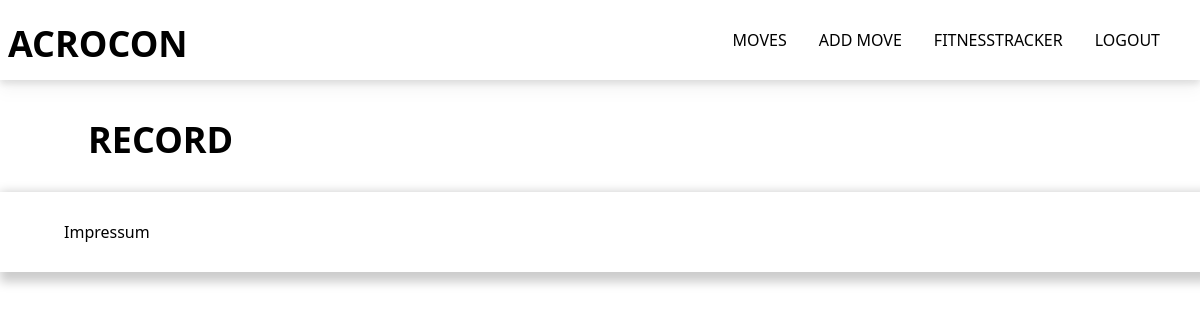
Page /tracker/record/ (signed in) on the earlier database version.
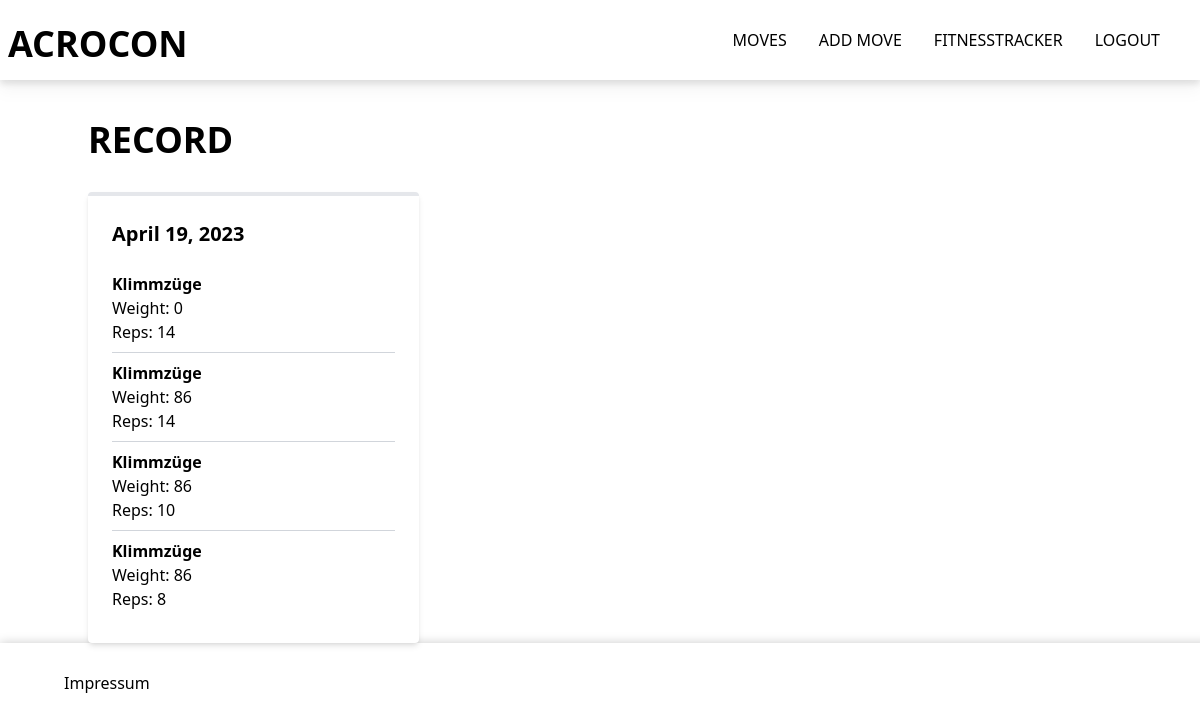
Same page on the later database version.
### tracker/models.py (models this page shows)
class Training(models.Model):
    userTraining = models.ForeignKey(
        User, default=None, on_delete=models.CASCADE, null=True)
    Date = models.DateField(default=datetime.date.today)
    def __str__(self):
        return str(self.Date)

class Set(models.Model):
    Excercise = models.ForeignKey(
        Excercise, default=None, on_delete=models.CASCADE)
    Training = models.ForeignKey(
        Training, default=None, on_delete=models.CASCADE)
    Weight = models.IntegerField()
    Reps = models.IntegerField()
    def __str__(self):
        return str(self.Excercise)+str(self.Training)

class Excercise(models.Model):
    author = models.ForeignKey(User, default=User, on_delete=models.CASCADE)
    Excercise = models.TextField()
    def __str__(self):
        return str(self.Excercise)

### tracker/views.py (the view)
# urls.py: path('record/', views.record, name='record'),
def record(request):
    if request.user.is_authenticated:
        trainings = Training.objects.filter(
            userTraining=request.user).order_by('Date')
        print(trainings)
        trainingDict = {}
        for i in trainings:
            trainingDict[i] = list(Set.objects.filter(Training=i))
        print("TRAINING DICT", trainingDict)
        return render(request, 'tracker/record.html', {'trainingDict': trainingDict})
    else:
        return render(request, 'tracker/record.html')

### mysite/templates/tracker/record.html (shortened to what this page needs)
{% extends "../base.html" %}
{% block content %}
{% if user.is_authenticated %}
<div class="container mx-auto mt-[120px]">
    <h1 class="text-4xl font-bold mb-8 text-6C63FF">RECORD</h1>
    <div class="grid grid-cols-1 md:grid-cols-2 lg:grid-cols-3 gap-4">
        {% for key,value in trainingDict.items %}
            <div class="bg-white shadow-md rounded p-6 border-t-4 border-6C63FF">
                <h2 class="text-xl font-semibold mb-4 text-6C63FF">{{ key.Date }}</h2>
                <div class="divide-y divide-gray-300">
                    {% for set in value %}
                        <div class="py-2">
                            <p class="font-semibold text-6C63FF">{{ set.Excercise }}</p>
                            <p>Weight: {{ set.Weight }}</p>
                            <p>Reps: {{ set.Reps }}</p>
                        </div>
                    {% endfor %}
                </div>
            </div>
        {% endfor %}
    </div>
</div>
{% endif %}
{% endblock %}

### mysite/templates/base.html (shortened to what this page needs)
{% load static tailwind_tags %}
<!DOCTYPE html>
<html class="h-full" lang="en">
	<head>
		{% tailwind_css %}
	</head>
      <body class="relative">
      <nav class='w-screen h-[80px] z-20 fixed drop-shadow-lg top-0 fadeIn  text-black bg-white'  id="myScrollspy" >
        <div class='px-2 flex w-full h-full justify-between'>
          <div class='flex items-center flex-row'>
                <a class='text-3xl font-extrabold mr-4 sm:text-4xl pt-2 hidden sm:inline-block' href="/">ACROCON</a>
          </div>
          <div class='flex items-center'>
          <ul style="list-style: none" class='hidden md:flex items-center'>
                        <li ><a class="m-4 nbar projekte" href="/moves/exercises" >MOVES</a></li>
                        <li ><a class="p-4 nbar projekte" href="/moves/create" >ADD MOVE</a></li>
                        <li ><a class="m-4 nbar projekte" href="/tracker/createWorkout" >FITNESSTRACKER</a></li>
          </ul>
          <div class="hidden md:flex pr-4">
            {% if user.is_authenticated %}
            <li style="list-style: none"><a class="p-4 nbar projekte" href="/authuser/logout" >LOGOUT</a></li>
            {% else %}
            <a
              class="px-8 ml-4 py-3 solidButton button-primary"
              href="/authuser/login"
              >LOGIN</a
            >
            {% endif %}
          </div>
          </div>
        </div>
      </nav>
      {% block content %}
             {% endblock %}
             <footer style="box-shadow: 5px 5px 10px 5px #CCC;" class='w-screen h-[80px] text-black bg-gray-100 flex items-center p-4 '  >
              <a class="px-8 ml-4 py-3 solidButton button-primary" href="/impressum">
                  Impressum
                </a>
          </footer>
    </body>
</html>

### mysite/templates/base.html (style rules this page uses)
#myScrollspy { transition: background-color 0.5s; }

Differences in the rows shown:
added Training: Date "April 19, 2023"
added Set: Excercise "Klimmzüge", Weight "0", Reps "14"
added Set: Excercise "Klimmzüge", Weight "86", Reps "14"
added Set: Excercise "Klimmzüge", Weight "86", Reps "10"
added Set: Excercise "Klimmzüge", Weight "86", Reps "8"
